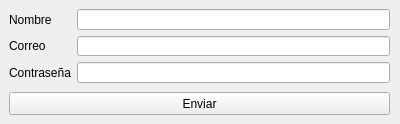
<?xml version="1.0" encoding="UTF-8"?>
<ui version="4.0">
 <class>MainWidget</class>
 <widget class="QWidget" name="MainWidget">
  <property name="geometry">
   <rect>
    <x>0</x>
    <y>0</y>
    <width>400</width>
    <height>124</height>
   </rect>
  </property>
  <property name="windowTitle">
   <string>Form</string>
  </property>
  <widget class="QPushButton" name="pushButton">
   <property name="geometry">
    <rect>
     <x>9</x>
     <y>92</y>
     <width>381</width>
     <height>23</height>
    </rect>
   </property>
   <property name="text">
    <string>Enviar</string>
   </property>
  </widget>
  <widget class="QWidget" name="">
   <property name="geometry">
    <rect>
     <x>9</x>
     <y>9</y>
     <width>381</width>
     <height>74</height>
    </rect>
   </property>
   <layout class="QFormLayout" name="formLayout">
    <item row="0" column="0">
     <widget class="QLabel" name="label">
      <property name="text">
       <string>Nombre</string>
      </property>
     </widget>
    </item>
    <item row="0" column="1">
     <widget class="QLineEdit" name="nombre_LE"/>
    </item>
    <item row="1" column="0">
     <widget class="QLabel" name="label_2">
      <property name="text">
       <string>Correo</string>
      </property>
     </widget>
    </item>
    <item row="2" column="0">
     <widget class="QLabel" name="label_3">
      <property name="text">
       <string>Contraseña</string>
      </property>
     </widget>
    </item>
    <item row="1" column="1">
     <widget class="QLineEdit" name="correo_LE"/>
    </item>
    <item row="2" column="1">
     <widget class="QLineEdit" name="contre_LE"/>
    </item>
   </layout>
  </widget>
 </widget>
 <resources/>
 <connections/>
</ui>
